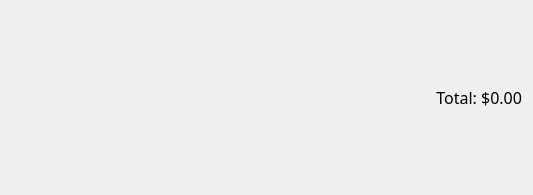
<?xml version="1.0" encoding="UTF-8"?>
<ui version="4.0">
 <class>W_AddTeamSouvenirsClass</class>
 <widget class="QWidget" name="W_AddTeamSouvenirsClass">
  <property name="geometry">
   <rect>
    <x>0</x>
    <y>0</y>
    <width>533</width>
    <height>195</height>
   </rect>
  </property>
  <property name="windowTitle">
   <string>W_AddTeamSouvenirs</string>
  </property>
  <layout class="QVBoxLayout" name="verticalLayout">
   <item>
    <layout class="QHBoxLayout" name="horizontalLayout">
     <item>
      <widget class="QLabel" name="L_TeamName">
       <property name="font">
        <font>
         <family>Cascadia Mono SemiLight</family>
         <pointsize>12</pointsize>
        </font>
       </property>
       <property name="text">
        <string>&lt;TeamName&gt;</string>
       </property>
      </widget>
     </item>
     <item>
      <widget class="QLabel" name="L_Total">
       <property name="font">
        <font>
         <family>Cascadia Mono SemiLight</family>
         <pointsize>12</pointsize>
        </font>
       </property>
       <property name="text">
        <string>Total: $0.00</string>
       </property>
       <property name="alignment">
        <set>Qt::AlignRight|Qt::AlignTrailing|Qt::AlignVCenter</set>
       </property>
      </widget>
     </item>
    </layout>
   </item>
   <item>
    <layout class="QVBoxLayout" name="SA_Souvenirs"/>
   </item>
  </layout>
 </widget>
 <layoutdefault spacing="6" margin="11"/>
 <resources/>
 <connections/>
</ui>
